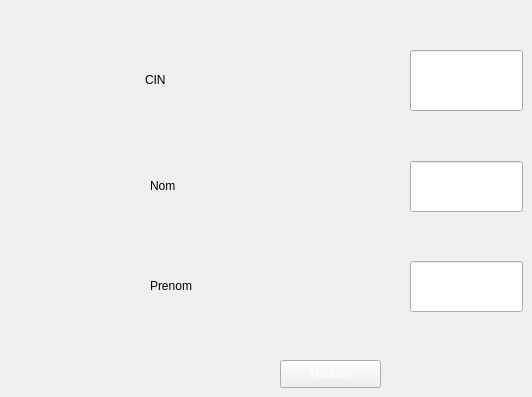
      <widget class="QWidget" name="tab_4">
       <attribute name="title">
        <string>Modifier</string>
       </attribute>
       <widget class="QPushButton" name="pb_modf_2">
        <property name="geometry">
         <rect>
          <x>280</x>
          <y>360</y>
          <width>101</width>
          <height>28</height>
         </rect>
        </property>
        <property name="styleSheet">
         <string notr="true">color: rgb(255, 255, 255);
font: 81 11pt &quot;Rockwell Extra Bold&quot;;</string>
        </property>
        <property name="text">
         <string>Modifier</string>
        </property>
       </widget>
       <widget class="QLineEdit" name="le_cin_mod">
        <property name="geometry">
         <rect>
          <x>410</x>
          <y>50</y>
          <width>113</width>
          <height>61</height>
         </rect>
        </property>
       </widget>
       <widget class="QLineEdit" name="nom_mod">
        <property name="geometry">
         <rect>
          <x>410</x>
          <y>161</y>
          <width>113</width>
          <height>51</height>
         </rect>
        </property>
       </widget>
       <widget class="QLineEdit" name="prenom_mod">
        <property name="geometry">
         <rect>
          <x>410</x>
          <y>261</y>
          <width>113</width>
          <height>51</height>
         </rect>
        </property>
       </widget>
       <widget class="QLabel" name="label_32">
        <property name="geometry">
         <rect>
          <x>145</x>
          <y>49</y>
          <width>121</width>
          <height>61</height>
         </rect>
        </property>
        <property name="styleSheet">
         <string notr="true">font: 10pt &quot;Myanmar Text&quot;;</string>
        </property>
        <property name="text">
         <string>CIN</string>
        </property>
       </widget>
       <widget class="QLabel" name="label_33">
        <property name="geometry">
         <rect>
          <x>150</x>
          <y>160</y>
          <width>121</width>
          <height>51</height>
         </rect>
        </property>
        <property name="styleSheet">
         <string notr="true">font: 10pt &quot;Myanmar Text&quot;;</string>
        </property>
        <property name="text">
         <string>Nom</string>
        </property>
       </widget>
       <widget class="QLabel" name="label_34">
        <property name="geometry">
         <rect>
          <x>150</x>
          <y>260</y>
          <width>111</width>
          <height>51</height>
         </rect>
        </property>
        <property name="styleSheet">
         <string notr="true">font: 10pt &quot;Myanmar Text&quot;;</string>
        </property>
        <property name="text">
         <string>Prenom</string>
        </property>
       </widget>
      </widget>
